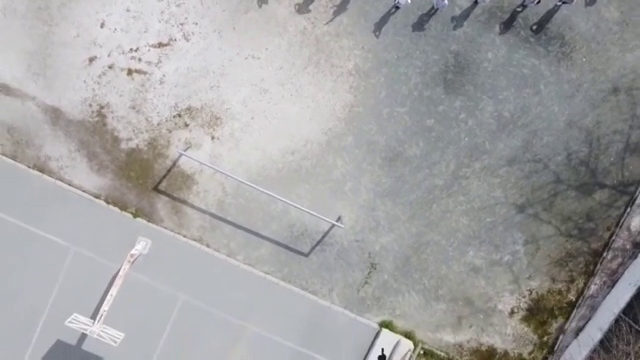
#> input picture frame 66 of stabalization/video-13.mp4, 640 x 360 px, given in place of test11.mp4, which was not available
$ python video_enhancement.py
#> lines starting #> are read from the running program, lines starting #| are printed output that depends on the picture; pictures that were not available may be replaced by others from this repository, and a replacement may not be noted
import cv2
import os
import numpy as np

def video_enhancement(input_video, output_video, clip_limit=3.0, tile_grid_size=(3, 3)):
    """
    Enhances video quality using Contrast Limited Adaptive Histogram Equalization (CLAHE).

    Args:
        input_video (str): Path to the input video file
        output_video (str): Path to save the enhanced video
        clip_limit (float): Threshold for contrast limiting (default: 3.0)
        tile_grid_size (tuple): Size of grid for histogram equalization (default: (3, 3))

    Returns:
        str: Path to the enhanced video file
    """
#> called with input_video = 'input/test11.mp4', output_video = 'output/enhanced_scene_1.mp4', clip_limit = 3, tile_grid_size = (3, 3)
    # Ensure output directory exists
    output_dir = os.path.dirname(output_video)
    if output_dir and not os.path.exists(output_dir):
        os.makedirs(output_dir)

    # Open the input video
    cap = cv2.VideoCapture(input_video)
    if not cap.isOpened():
        raise ValueError(f"Error: Could not open video file {input_video}")

    # Get video properties
    width = int(cap.get(cv2.CAP_PROP_FRAME_WIDTH))
    height = int(cap.get(cv2.CAP_PROP_FRAME_HEIGHT))
    fps = cap.get(cv2.CAP_PROP_FPS)
    total_frames = int(cap.get(cv2.CAP_PROP_FRAME_COUNT))

    print(f"Input video: {width}x{height} at {fps} fps, {total_frames} frames")

    # Create video writer for enhanced output
    fourcc = cv2.VideoWriter_fourcc(*'mp4v')
    out = cv2.VideoWriter(output_video, fourcc, fps, (width, height))

    # Create CLAHE object
    clahe = cv2.createCLAHE(clipLimit=clip_limit, tileGridSize=tile_grid_size)

    # Process all frames
    frame_count = 0

    print("Enhancing video frames...")
    while True:
        ret, frame = cap.read()
#> frame is the input picture: shape (360, 640, 3); mean B, G, R 162.9, 162.3, 162.8
        if not ret:
            break

        # Convert RGB image to Lab format as specified in the algorithm
        lab = cv2.cvtColor(frame, cv2.COLOR_BGR2LAB)
#> lab: shape (360, 640, 3); mean of channels 0, 1, 2 169.6, 128.3, 127.8

        # Split the Lab image into L, a, and b channels
        l, a, b = cv2.split(lab)
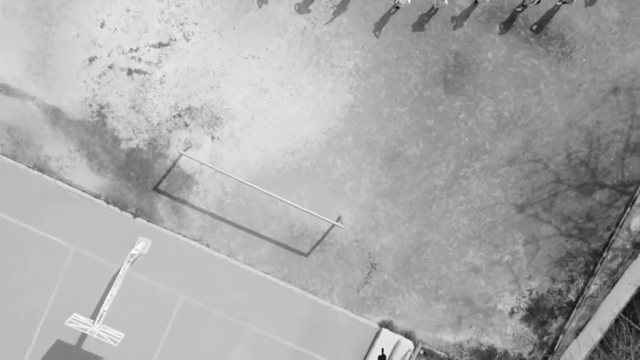
#> l: shape (360, 640); min 12, max 254, mean 169.6
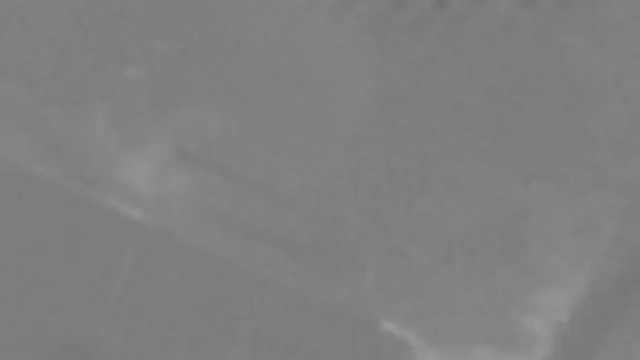
#> b: shape (360, 640); min 112, max 153, mean 127.8

        # Apply CLAHE to the L channel (luminance)
        # This enhances the contrast while preserving the color information
        l_enhanced = clahe.apply(l)
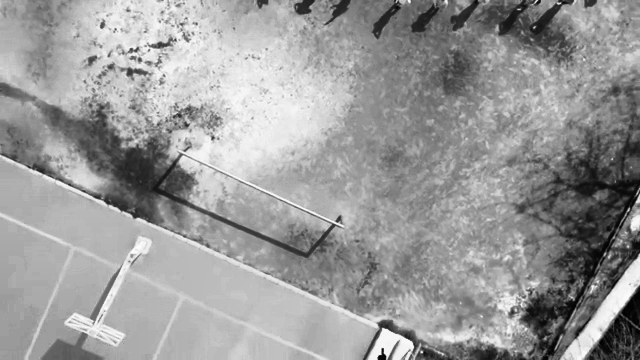
#> l_enhanced: shape (360, 640); min 1, max 255, mean 153.6

        # Merge the enhanced L channel with the original a and b channels
        lab_enhanced = cv2.merge((l_enhanced, a, b))
#> lab_enhanced: shape (360, 640, 3); mean of channels 0, 1, 2 153.6, 128.3, 127.8

        # Convert back to RGB
        enhanced_frame = cv2.cvtColor(lab_enhanced, cv2.COLOR_LAB2BGR)
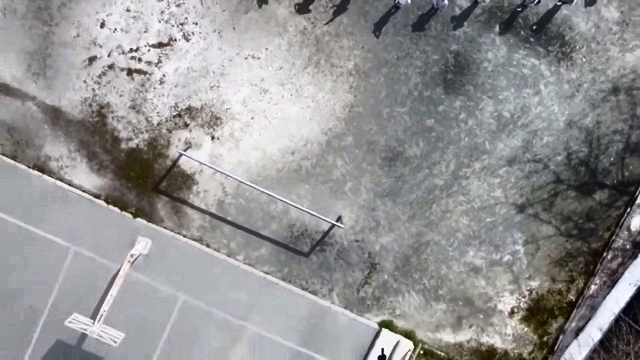
#> enhanced_frame: shape (360, 640, 3); mean B, G, R 147.4, 146.8, 147.1

        # Write the enhanced frame
        out.write(enhanced_frame)

        frame_count += 1
        if frame_count % 100 == 0:
            print(f"Enhanced {frame_count}/{total_frames} frames ({frame_count/total_frames*100:.1f}%)")

    # Release resources
    cap.release()
    out.release()

    print(f"Video enhancement completed. Output saved to {output_video}")
    return output_video

if __name__ == "__main__":
    # Example usage
    video_enhancement("input/test11.mp4", "output/enhanced_scene_1.mp4")

$ run again, starting later in the video
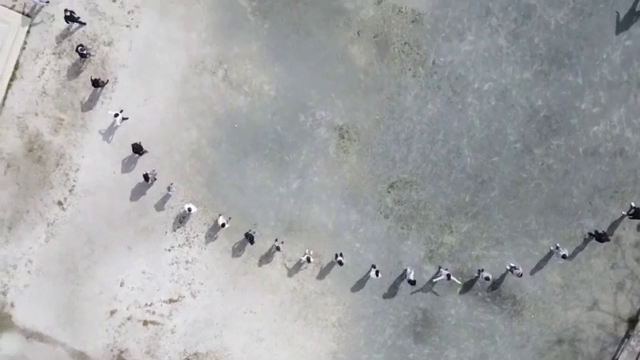
#> input picture frame 297 of stabalization/video-13.mp4, 640 x 360 px, given in place of test11.mp4, which was not available
#> in video_enhancement, frame is the input picture: shape (360, 640, 3); mean B, G, R 165.1, 164.3, 162.5
#> lab: shape (360, 640, 3); mean of channels 0, 1, 2 171.3, 127.4, 127.3
#> in video_enhancement, `l_enhanced = clahe.apply(l)`:
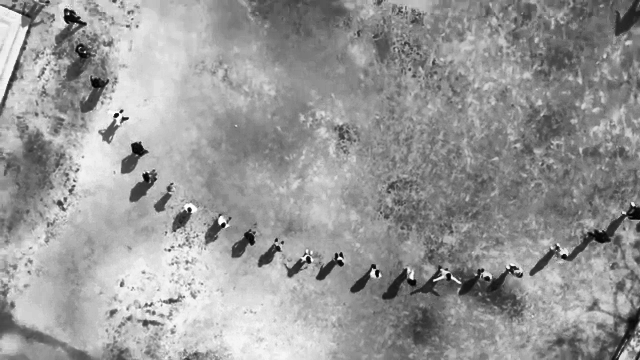
#> l_enhanced: shape (360, 640); min 0, max 255, mean 152.1
#> lab_enhanced: shape (360, 640, 3); mean of channels 0, 1, 2 152.1, 127.4, 127.3

$ run again, starting later in the video
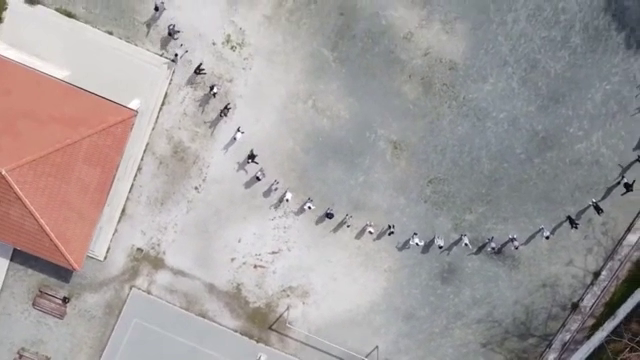
#> input picture frame 529 of stabalization/video-13.mp4, 640 x 360 px, given in place of test11.mp4, which was not available
#> in video_enhancement, frame is the input picture: shape (360, 640, 3); mean B, G, R 157.4, 157.4, 162.9
#> lab: shape (360, 640, 3); mean of channels 0, 1, 2 166.2, 130.2, 128.8
#> in video_enhancement, `l, a, b = cv2.split(lab)`:
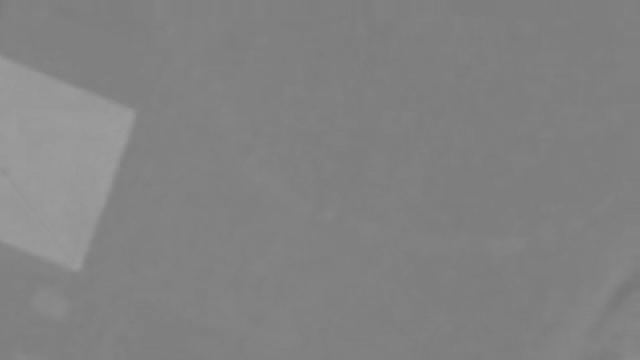
#> a: shape (360, 640); min 118, max 157, mean 130.2
#> lab_enhanced: shape (360, 640, 3); mean of channels 0, 1, 2 143.3, 130.2, 128.8
#> in video_enhancement, `enhanced_frame = cv2.cvtColor(lab_enhanced, cv2.COLOR_LAB2BGR)`:
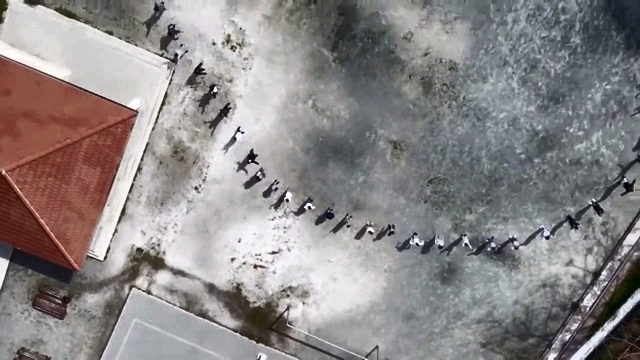
#> enhanced_frame: shape (360, 640, 3); mean B, G, R 135.4, 135.3, 139.8
